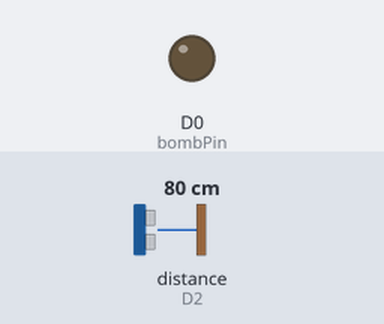
This program was run on a simulated ESP8266 (NodeMCU). Shown: output pins drawn as LEDs (lit = HIGH). Wiring (inferred from the names in the program): ultrasonic range finder: trigger D1; echo D2. Inputs (shaded band) come from the test bench; at power-on: distance to the obstacle (sensor on D2) 80 cm. The echo pulse lasts 58.3 µs per cm; pins used as bus, display or sensor lines are not drawn; what the program prints to the serial monitor is not drawn.

Above: at 6.8 s.
6.9 s: distance to the obstacle (sensor on D2) set to 96 cm
13.6 s: distance to the obstacle (sensor on D2) set to 105 cm
At 18.5 s:
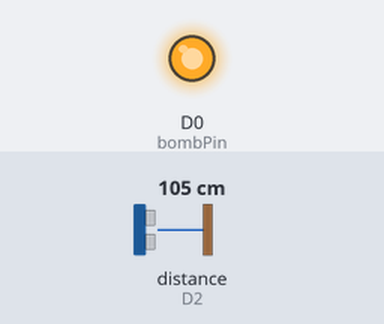
20.3 s: distance to the obstacle (sensor on D2) set to 2 cm
At 24.8 s:
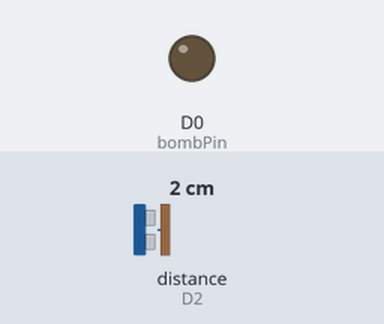
27.0 s: distance to the obstacle (sensor on D2) set to 120 cm
At 31.3 s:
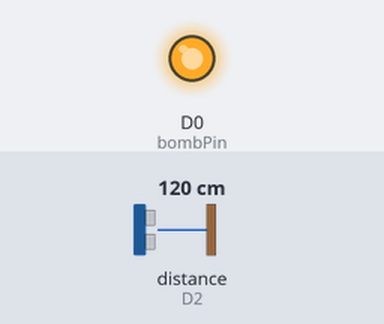
Timing chart, 0 to 32.8 s (numbered marks = the images above; inputs shaded):
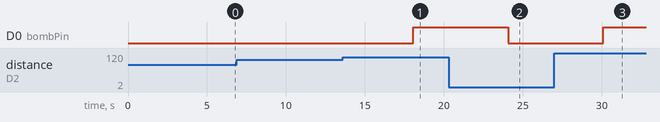

Measured:
- the behaviour switches between 100 and 101 cm on distance to the obstacle (sensor on D2) (found by bisection; images 0 and 1)
- after the input at 6.9 s, every drawn part: stays the same
- after the input at 13.6 s, D0 (bombPin): LOW → HIGH after 4.5 s
- after the input at 20.3 s, D0 (bombPin): HIGH → LOW after 3.8 s
- after the input at 27.0 s, D0 (bombPin): LOW → HIGH after 3.1 s

The program:

main.cpp
```cpp
#include <Arduino.h>
#include <Wire.h>

//deklarasi
int echoPin = D2;
int trigPin = D1;
int SDA_pin = D4;
int SCL_pin = D3;
int bombPin = D0;

//deklarasi variabel waktu dan jarak
long duration;
int distance;

void setup() {
  pinMode(echoPin, INPUT);
  pinMode(trigPin, OUTPUT);
  pinMode(bombPin, OUTPUT);
  Wire.begin(SDA_pin,SCL_pin);
  Serial.begin(9600);
}

void loop() {
  digitalWrite(trigPin, LOW);
  delayMicroseconds(5);
  digitalWrite(trigPin, HIGH);
  delayMicroseconds(10);
  digitalWrite(trigPin, LOW);

  //Untuk menghitung waktu sinyal diterima
  duration = pulseIn(echoPin, HIGH);

  //Menghitung jarak
  distance = duration * 0.034 / 2; //didapat dari kecepatan= 343m/s yang diubah ke m/microsecond

  //Display serial monitor
  Serial.print("Distance: ");
  Serial.print(distance);
  Serial.println("cm");

  if(distance>=100){
    digitalWrite(bombPin, HIGH);
  }
  else{
    digitalWrite(bombPin, LOW);
  }
  delay(1000);

  byte error,jarak;
  int nDevices; //jumlah device yang terhubung

  Serial.print("Scanning...");
  nDevices = 0;

  for(jarak =1;jarak<127;jarak++){ //karena jumlah alamat rata-rata cuma 127
    Wire.beginTransmission(jarak);
    error=Wire.endTransmission(); // kalau error transimisi akan berhenti

    if(error==0){
      Serial.print("Tidak ada error");
      if(jarak<=100){
        Serial.print("0");
      }
      Serial.print(jarak, HEX);
      Serial.println("AREA BERBAHAYA");

      nDevices++;
    }else if(error==4){ //error=4 untuk error yang tidak diketahui/custom
        Serial.print("Ada error yang tidak diketahui di alamat 0x");
        if(jarak<16){
          Serial.print("0");
        }
        Serial.print(jarak, HEX);
    }
  }

  if(nDevices==0){
    Serial.println("Tidak ada alamat I2C satupun yang terdeteksi");
  }else{
    Serial.print("Selesai");
  }
  delay(5000);

}
```
